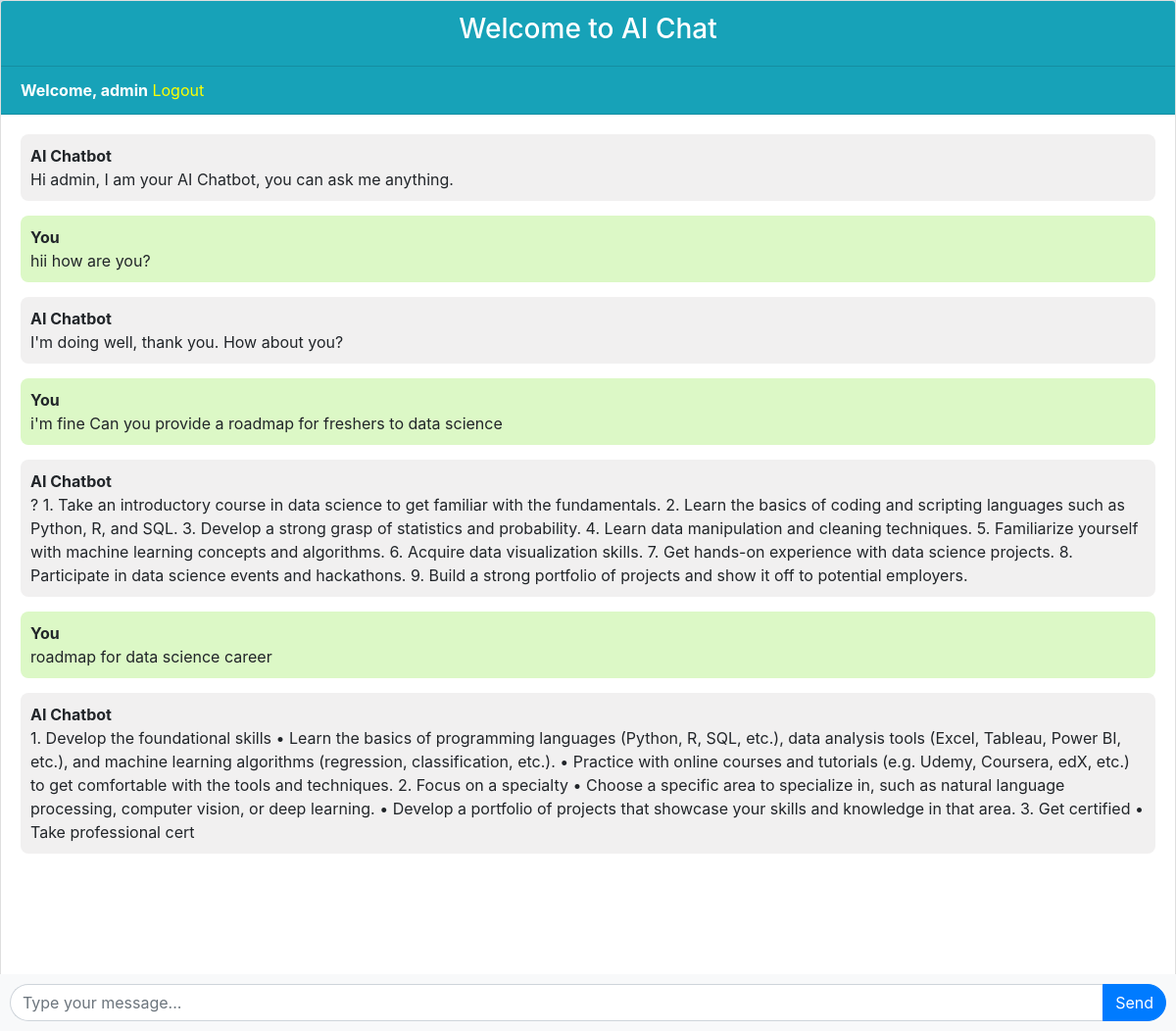
Page / (signed in) on the committed database.
### chatbot/models.py (models this page shows, shortened)
class Chat(models.Model):
    user = models.ForeignKey(User, on_delete=models.CASCADE)
    message = models.TextField()
    response = models.TextField()
    created_at = models.DateTimeField(auto_now_add=True)

### chatbot/views.py (the view)
# urls.py: path('',views.chatbot, name='chatbot'),
def chatbot(request):
    chats = Chat.objects.filter(user=request.user.id)
    if request.method == 'POST':
        message = request.POST.get('message')
        response = ask_openai(message)
        chat = Chat(user=request.user, message=message, response=response, created_at=timezone.now())
        chat.save()
        return JsonResponse({'message': message, 'response': response})
    return render(request, 'chatbot.html', {'chats': chats})

### templates/chatbot.html (shortened to what this page needs)
{% extends 'base.html' %}
{% block content %}
<div class="chat-container">
  <div class="card flex-grow-1"  style:"background-color:  #c4dce8;">
    <div class="card-header bg-info text-white"><center><h3>Welcome to AI Chat</h3></center></div>
    {% if user.is_authenticated %}
    <div class="card-header bg-info text-white"><b>Welcome, {{user.username}}</b>   <a style="color: yellow;" href="logout">Logout</a></div>
    {% else %}
    <div class="card-header bg-info text-white">
    <a class="float-left " style="color: white;" href="login">Login</a>
    <a class="float-right" style="color: white;" href="register"> Register</a></div>
    {% endif %}
    <div class="card-body messages-box">
      <ul class="list-unstyled messages-list">
         <li class="message received">
          <div class="message-text">
            <div class="message-sender">
              <b>AI Chatbot</b>
            </div>
            <div class="message-content">
              Hi {{user.username}}, I am your AI Chatbot, you can ask me anything.
            </div>
          </div>
        </li>
        {% for chat in chats %}
          {% if chat.user == request.user %}
            <li class="message sent">
          <div class="message-text">
            <div class="message-sender">
              <b>You</b>
            </div>
            <div class="message-content">
              {{chat.message}}
            </div>
          </div>
        </li>
        <li class="message received">
          <div class="message-text">
            <div class="message-sender">
              <b>AI Chatbot</b>
            </div>
            <div class="message-content">
              {{chat.response}}
            </div>
          </div>
        </li>
          {% endif %}
        {% endfor %}
      </ul>
    </div>
    <br><br>
    <br><br>
    <br><br>
  </div>
  <form class="message-form">
    <div class="input-group">
      <input type="text" class="form-control message-input" placeholder="Type your message...">
      <div class="input-group-append" ;>
        <button type="submit" class="btn btn-primary btn-send" ;>Send</button>
      </div>
    </div>
  </form>
</div>
{% endblock %}

### templates/base.html (shortened to what this page needs)
<!DOCTYPE html>
<html lang="en">
  <head>
    <link rel="stylesheet" href="https://stackpath.bootstrapcdn.com/bootstrap/4.3.1/css/bootstrap.min.css">
  </head>
  <body>
    {% block content %}{% endblock %}
  </body>
</html>

### templates/chatbot.html (style rules this page uses)
body, html { height: 100%; background-color: #c4dce8; }
.messages-box { flex: 1; overflow-y: auto; border-radius: 48px; }
.messages-list { padding-left: 0; border-radius: 48px; }
.message { margin-bottom: 15px; list-style: none; border-radius: 8px; }
.message-text { padding: 10px; border-radius: 48px; }
.sent { background-color: #dcf8c6; align-self: flex-end; }
.received { background-color: #f1f0f0; align-self: flex-start; }
.message-form { display: flex; position: fixed; bottom: 0; left: 0; right: 0; padding: 10px; background-color: #f8f9fa; }
.message-input { flex: 1; border-radius: 48px; border-right: none; }
.btn-send { border-radius: 88px; }
.chat-container { height: 100%; display: flex; flex-direction: column; }

### rows in the picture
Chat: message "hii how are you?", response "I'm doing well, thank you. How about you?"
Chat: message "i'm fine Can you provide a roadmap for freshers to data science", response "? 1. Take an introductory course in data science to get familiar with the fundamentals. 2. Learn the basics of coding and scripting languages such as Python, R, and SQL. 3. Develop a strong grasp of statistics and probability. 4. Learn data manipulation and cleaning techniques. 5. Familiarize yourself with machine learning concepts and algorithms. 6. Acquire data visualization skills. 7. Get hands-on experience with data science projects. 8. Participate in data science events and hackathons. 9. Build a strong portfolio of projects and show it off to potential employers."
Chat: message "roadmap for data science career", response "1. Develop the foundational skills • Learn the basics of programming languages (Python, R, SQL, etc.), data analysis tools (Excel, Tableau, Power BI, etc.), and machine learning algorithms (regression, classification, etc.). • Practice with online courses and tutorials (e.g. Udemy, Coursera, edX, etc.) to get comfortable with the tools and techniques. 2. Focus on a specialty • Choose a specific area to specialize in, such as natural language processing, computer vision, or deep learning. • Develop a portfolio of projects that showcase your skills and knowledge in that area. 3. Get certified • Take professional cert"

### other values in the picture
{{ user.username }} "admin"
